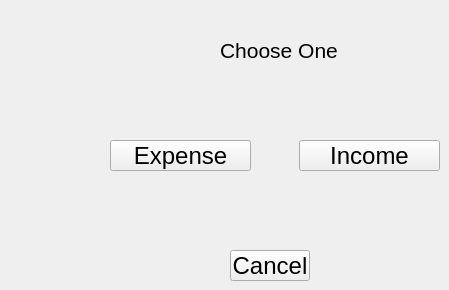
      <widget class="QWidget" name="page_6">
       <widget class="QLabel" name="labelchoose">
        <property name="geometry">
         <rect>
          <x>220</x>
          <y>40</y>
          <width>141</width>
          <height>20</height>
         </rect>
        </property>
        <property name="font">
         <font>
          <pointsize>16</pointsize>
         </font>
        </property>
        <property name="text">
         <string>Choose One</string>
        </property>
       </widget>
       <widget class="QPushButton" name="pushButtonadde">
        <property name="geometry">
         <rect>
          <x>110</x>
          <y>140</y>
          <width>141</width>
          <height>31</height>
         </rect>
        </property>
        <property name="font">
         <font>
          <pointsize>18</pointsize>
         </font>
        </property>
        <property name="text">
         <string>Expense</string>
        </property>
       </widget>
       <widget class="QPushButton" name="pushButtoncancel">
        <property name="geometry">
         <rect>
          <x>230</x>
          <y>250</y>
          <width>80</width>
          <height>31</height>
         </rect>
        </property>
        <property name="font">
         <font>
          <pointsize>18</pointsize>
         </font>
        </property>
        <property name="text">
         <string>Cancel</string>
        </property>
       </widget>
       <widget class="QPushButton" name="pushButtonaddi">
        <property name="geometry">
         <rect>
          <x>299</x>
          <y>140</y>
          <width>141</width>
          <height>31</height>
         </rect>
        </property>
        <property name="font">
         <font>
          <pointsize>18</pointsize>
         </font>
        </property>
        <property name="text">
         <string>Income</string>
        </property>
       </widget>
      </widget>
